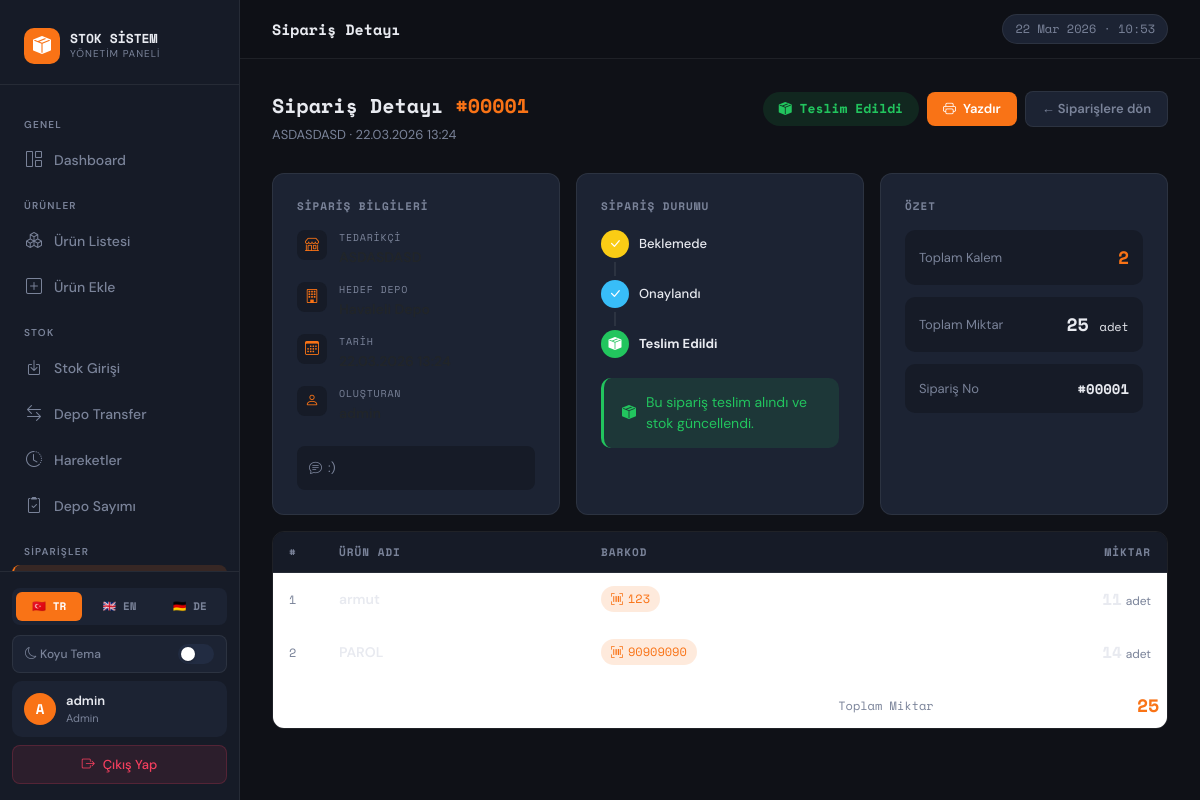
Page /siparis_detay.php?id=1 (signed in) on the committed database.
### tables this page shows
CREATE TABLE `siparisler` (
  `id` int(11) NOT NULL,
  `tedarikci` varchar(200) NOT NULL,
  `depo_id` int(11) DEFAULT NULL,
  `hedef_depo_adi` varchar(200) DEFAULT '',
  `notlar` text DEFAULT NULL,
  `durum` enum('beklemede','onaylandi','teslim_edildi','iptal') NOT NULL DEFAULT 'beklemede',
  `kullanici_id` int(11) DEFAULT NULL,
  `olusturma_tarihi` datetime NOT NULL DEFAULT current_timestamp()
);

CREATE TABLE `siparis_kalemleri` (
  `id` int(11) NOT NULL,
  `siparis_id` int(11) NOT NULL,
  `urun_id` int(11) NOT NULL,
  `miktar` int(11) NOT NULL DEFAULT 0
);

CREATE TABLE `urunler` (
  `id` int(11) NOT NULL,
  `barkod` varchar(50) DEFAULT NULL,
  `urun_adi` varchar(100) DEFAULT NULL,
  `aciklama` text DEFAULT NULL
);

### lang.php (called while the page is built, shortened)
<?php
$lang = $_SESSION['lang'] ?? 'tr';
$T = $translations[$lang] ?? $translations['tr'];

### siparis_detay.php (the view, shortened to what this page needs)
<?php
include "db.php";
$id = intval($_GET['id'] ?? 0);
include "header.php";
$siparis = $baglanti->query("SELECT s.*, d.depo_adi FROM siparisler s LEFT JOIN depolar d ON s.depo_id=d.id WHERE s.id='$id'")->fetch_assoc();
$kalemleri_q = $baglanti->query("
    SELECT k.*, u.urun_adi, u.barkod
    FROM siparis_kalemleri k
    JOIN urunler u ON k.urun_id = u.id
    WHERE k.siparis_id = '$id'
");
$kalemleri = [];
while($r = $kalemleri_q->fetch_assoc()) $kalemleri[] = $r;
$durum_map = [
  'beklemede'     => ['label' => $T['status_pending'],   'color' => 'var(--warning)', 'bg' => 'rgba(250,204,21,0.12)',  'icon' => 'bi-clock'],
  'onaylandi'     => ['label' => $T['status_approved'],  'color' => 'var(--info)',    'bg' => 'rgba(56,189,248,0.12)', 'icon' => 'bi-check-circle'],
  'teslim_edildi' => ['label' => $T['status_delivered'], 'color' => 'var(--success)', 'bg' => 'rgba(34,197,94,0.12)',  'icon' => 'bi-box-seam-fill'],
  'iptal'         => ['label' => $T['status_cancelled'], 'color' => 'var(--danger)',  'bg' => 'rgba(244,63,94,0.12)',  'icon' => 'bi-x-circle'],
];
$d = $durum_map[$siparis['durum']] ?? $durum_map['beklemede'];
?>
<div style="display:flex;align-items:flex-start;justify-content:space-between;margin-bottom:28px;flex-wrap:wrap;gap:14px">
  <div>
    <div class="page-heading">
      <?= $T['order_detail_h'] ?> <span>#<?= str_pad($siparis['id'],5,'0',STR_PAD_LEFT) ?></span>
    </div>
    <div class="page-subheading"><?= htmlspecialchars($siparis['tedarikci']) ?> · <?= date('d.m.Y H:i', strtotime($siparis['olusturma_tarihi'])) ?></div>
  </div>
  <div style="display:flex;gap:8px;flex-wrap:wrap;align-items:center">
    <span style="background:<?= $d['bg'] ?>;color:<?= $d['color'] ?>;padding:7px 16px;border-radius:20px;font-size:13px;font-weight:700;font-family:'Space Mono',monospace">
      <i class="bi <?= $d['icon'] ?>"></i> <?= $d['label'] ?>
    </span>
    <button onclick="yazdir()" class="btn-accent" style="padding:7px 16px;font-size:13px">
      <i class="bi bi-printer"></i> <?= $T['btn_print_order'] ?>
    </button>
    <a href="siparisler.php" style="padding:7px 16px;background:var(--bg-card);border:1px solid var(--border);border-radius:8px;font-size:13px;color:var(--text-muted);text-decoration:none;font-weight:600">
      ← <?= $T['back_to_orders'] ?>
    </a>
  </div>
</div>
<div class="row g-3 mb-3">
  <div class="col-md-4">
    <div class="card" style="padding:24px;height:100%">
      <div style="font-size:11px;font-weight:700;color:var(--text-muted);text-transform:uppercase;letter-spacing:1px;margin-bottom:16px;font-family:'Space Mono',monospace">
        <?= $T['order_info_title'] ?>
      </div>
      <?php
      $bilgiler = [
        ['icon'=>'bi-shop',      'label'=>$T['col_supplier'],   'val'=>$siparis['tedarikci']],
        ['icon'=>'bi-building',  'label'=>$T['col_dest_depot'], 'val'=>$siparis['depo_adi'] ?? '-'],
        ['icon'=>'bi-calendar3', 'label'=>$T['col_date'],       'val'=>date('d.m.Y H:i', strtotime($siparis['olusturma_tarihi']))],
        ['icon'=>'bi-person',    'label'=>$T['order_by'],       'val'=>$_SESSION['username'] ?? '-'],
      ];
      foreach($bilgiler as $b): ?>
      <div style="display:flex;align-items:flex-start;gap:12px;margin-bottom:14px">
        <div style="width:30px;height:30px;background:var(--bg-secondary);border-radius:8px;display:flex;align-items:center;justify-content:center;flex-shrink:0">
          <i class="bi <?= $b['icon'] ?>" style="color:var(--accent);font-size:14px"></i>
        </div>
        <div>
          <div style="font-size:10px;color:var(--text-muted);text-transform:uppercase;letter-spacing:.8px;font-family:'Space Mono',monospace"><?= $b['label'] ?></div>
          <div style="font-weight:600;font-size:14px;margin-top:2px"><?= htmlspecialchars($b['val']) ?></div>
        </div>
      </div>
      <?php endforeach; ?>
      <?php if($siparis['notlar']): ?>
      <div style="margin-top:8px;padding:12px;background:var(--bg-secondary);border-radius:8px;font-size:13px;color:var(--text-muted);line-height:1.5">
        <i class="bi bi-chat-text" style="margin-right:6px"></i><?= htmlspecialchars($siparis['notlar']) ?>
      </div>
      <?php endif; ?>
    </div>
  </div>
  <div class="col-md-4">
    <div class="card" style="padding:24px;height:100%">
      <div style="font-size:11px;font-weight:700;color:var(--text-muted);text-transform:uppercase;letter-spacing:1px;margin-bottom:16px;font-family:'Space Mono',monospace">
        <?= $T['order_status_title'] ?>
      </div>
      <?php
      $adimlar  = [
        'beklemede'     => ['icon'=>'bi-clock',         'label'=>$T['status_pending'],  'color'=>'var(--warning)'],
        'onaylandi'     => ['icon'=>'bi-check-circle',  'label'=>$T['status_approved'], 'color'=>'var(--info)'],
        'teslim_edildi' => ['icon'=>'bi-box-seam-fill', 'label'=>$T['status_delivered'],'color'=>'var(--success)'],
      ];
      $siralama   = ['beklemede','onaylandi','teslim_edildi'];
      $mevcut_idx = array_search($siparis['durum'], $siralama);
      ?>
      <div style="margin-bottom:20px">
        <?php foreach($siralama as $i => $akim): $a = $adimlar[$akim];
          $tamamlandi = ($mevcut_idx !== false && $i <= $mevcut_idx);
          $aktif      = ($siparis['durum'] === $akim);
        ?>
        <div style="display:flex;align-items:center;gap:10px;margin-bottom:<?= $i<2?'0':'0' ?>px">
          <div style="width:28px;height:28px;border-radius:50%;flex-shrink:0;display:flex;align-items:center;justify-content:center;font-size:13px;
                      background:<?= $tamamlandi ? $a['color'] : 'var(--bg-secondary)' ?>;
                      color:<?= $tamamlandi ? '#fff' : 'var(--text-muted)' ?>">
            <i class="bi <?= $tamamlandi && !$aktif ? 'bi-check-lg' : $a['icon'] ?>"></i>
          </div>
          <span style="font-size:13px;font-weight:<?= $aktif?'700':'500' ?>;color:<?= $tamamlandi ? 'var(--text-primary)' : 'var(--text-muted)' ?>">
            <?= $a['label'] ?>
          </span>
        </div>
        <?php if($i < 2): ?>
        <div style="width:2px;height:14px;margin-left:13px;margin-top:4px;margin-bottom:4px;background:var(--border)"></div>
        <?php endif; ?>
        <?php endforeach; ?>
      </div>
      <?php if($siparis['durum']==='teslim_edildi'): ?>
      <div class="alert alert-success" style="margin:0">
        <i class="bi bi-box-seam-fill"></i> <?= $T['delivered_note'] ?>
      </div>
      <?php endif; ?>
    </div>
  </div>
  <div class="col-md-4">
    <div class="card" style="padding:24px;height:100%">
      <div style="font-size:11px;font-weight:700;color:var(--text-muted);text-transform:uppercase;letter-spacing:1px;margin-bottom:16px;font-family:'Space Mono',monospace">
        <?= $T['order_summary_title'] ?>
      </div>
      <?php
      $toplam_kalem  = count($kalemleri);
      $toplam_miktar = array_sum(array_column($kalemleri, 'miktar'));
      ?>
      <div style="display:flex;flex-direction:column;gap:12px">
        <div style="padding:14px;background:var(--bg-secondary);border-radius:10px;display:flex;justify-content:space-between;align-items:center">
          <span style="font-size:13px;color:var(--text-muted)"><?= $T['total_items'] ?></span>
          <span style="font-family:'Space Mono',monospace;font-weight:700;font-size:18px;color:var(--accent)"><?= $toplam_kalem ?></span>
        </div>
        <div style="padding:14px;background:var(--bg-secondary);border-radius:10px;display:flex;justify-content:space-between;align-items:center">
          <span style="font-size:13px;color:var(--text-muted)"><?= $T['total_qty'] ?></span>
          <span style="font-family:'Space Mono',monospace;font-weight:700;font-size:18px;color:var(--text-primary)"><?= number_format($toplam_miktar) ?> <span style="font-size:12px;font-weight:400"><?= $T['unit'] ?></span></span>
        </div>
        <div style="padding:14px;background:var(--bg-secondary);border-radius:10px;display:flex;justify-content:space-between;align-items:center">
          <span style="font-size:13px;color:var(--text-muted)"><?= $T['order_no'] ?></span>
          <span style="font-family:'Space Mono',monospace;font-weight:700;font-size:14px;color:var(--text-primary)">#<?= str_pad($siparis['id'],5,'0',STR_PAD_LEFT) ?></span>
        </div>
      </div>
    </div>
  </div>
</div>
<div id="siparis-detay-print">
  <div class="table-wrapper">
    <table class="table">
      <thead>
        <tr>
          <th style="width:50px">#</th>
          <th><?= $T['col_product'] ?></th>
          <th><?= $T['col_barcode'] ?></th>
          <th style="text-align:right"><?= $T['col_quantity'] ?></th>
        </tr>
      </thead>
      <tbody>
        <?php foreach($kalemleri as $i => $k): ?>
        <tr>
          <td><span style="font-family:'Space Mono',monospace;font-size:12px;color:var(--text-muted)"><?= $i+1 ?></span></td>
          <td style="font-weight:600"><?= htmlspecialchars($k['urun_adi']) ?></td>
          <td>
            <span style="display:inline-flex;align-items:center;gap:5px;font-family:'Space Mono',monospace;font-size:12px;background:var(--accent-dim);padding:4px 10px;border-radius:16px;color:var(--accent)">
              <i class="bi bi-upc-scan"></i><?= htmlspecialchars($k['barkod']) ?>
            </span>
          </td>
          <td style="text-align:right">
            <span style="font-family:'Space Mono',monospace;font-weight:700;font-size:16px"><?= $k['miktar'] ?></span>
            <span style="font-size:12px;color:var(--text-muted)"> <?= $T['unit'] ?></span>
          </td>
        </tr>
        <?php endforeach; ?>
      </tbody>
      <tfoot>
        <tr>
          <td colspan="3" style="text-align:right;font-size:12px;color:var(--text-muted);font-family:'Space Mono',monospace;padding-top:14px"><?= $T['total_qty'] ?></td>
          <td style="text-align:right;font-family:'Space Mono',monospace;font-weight:700;font-size:18px;color:var(--accent);padding-top:14px"><?= number_format($toplam_miktar) ?></td>
        </tr>
      </tfoot>
    </table>
  </div>
</div>
<?php include "footer.php"; ?>

### header.php (style rules this page uses)
:root { --bg-primary:#0f1117;--bg-secondary:#161b27;--bg-card:#1c2333;--bg-hover:#222c42;--accent:#f97316;--accent-dim:rgba(249,115,22,0.15);--accent-glow:rgba(249,115,22,0.4);--text-primary:#e8eaf0;--text-muted:#7a8399;--border:rgba(255,255,255,0.07);--success:#22c55e;--info:#38bdf8;--warning:#facc15;--danger:#f43f5e;--sidebar-width:240px; }
* { box-sizing:border-box;margin:0;padding:0; }
html,body { height:100%;background:var(--bg-primary);color:var(--text-primary);font-family:'DM Sans',sans-serif; }
.card { background:var(--bg-card);border:1px solid var(--border);border-radius:12px; }
.page-heading { font-family:'Space Mono',monospace;font-size:20px;font-weight:700;color:var(--text-primary);margin-bottom:4px; }
.page-heading span { color:var(--accent); }
.page-subheading { font-size:13px;color:var(--text-muted); }
.table { color:var(--text-primary);border-color:var(--border);margin:0; }
.table thead th { background:var(--bg-secondary);color:var(--text-muted);font-size:11px;font-weight:600;text-transform:uppercase;letter-spacing:1px;border-bottom:1px solid var(--border);padding:12px 16px;font-family:'Space Mono',monospace; }
.table tbody td { border-bottom:1px solid var(--border);padding:13px 16px;font-size:14px;vertical-align:middle;color:var(--text-primary); }
.table tbody tr { transition:background .1s; }
.table tbody tr:last-child td { border-bottom:none; }
.table-wrapper { border-radius:12px;overflow:hidden;border:1px solid var(--border); }
.btn-accent { background:var(--accent);color:#fff;border:none;padding:10px 22px;border-radius:8px;font-size:14px;font-weight:600;cursor:pointer;transition:all .15s;display:inline-flex;align-items:center;gap:7px; }
.alert { border-radius:10px;border:none;padding:14px 18px;font-size:14px;display:flex;align-items:center;gap:10px; }
.alert-success { background:rgba(34,197,94,0.12);color:var(--success);border-left:3px solid var(--success); }

### rows in the picture
siparisler: id "00001", tedarikci "ASDASDASD", olusturma_tarihi "22.03.2026 13:24", durum "Teslim Edildi", notlar ":)"
siparis_kalemleri: urunler.urun_adi "armut", urunler.barkod "123", miktar "11"
siparis_kalemleri: urunler.urun_adi "PAROL", urunler.barkod "90909090", miktar "14"

### other values in the picture
$T['brand_sub'] "YÖNETIM PANELI"
$T['nav_general'] "GENEL"
$T['nav_dashboard'] "Dashboard"
$T['nav_products'] "ÜRÜNLER"
$T['nav_list'] "Ürün Listesi"
$T['nav_add'] "Ürün Ekle"
$T['nav_stock'] "STOK"
$T['nav_entry'] "Stok Girişi"
$T['nav_transfer'] "Depo Transfer"
$T['nav_movements'] "Hareketler"
$T['nav_count'] "Depo Sayımı"
$T['nav_orders'] "SIPARIŞLER"
$label "🇹🇷 TR"
$label "🇬🇧 EN"
$label "🇩🇪 DE"
